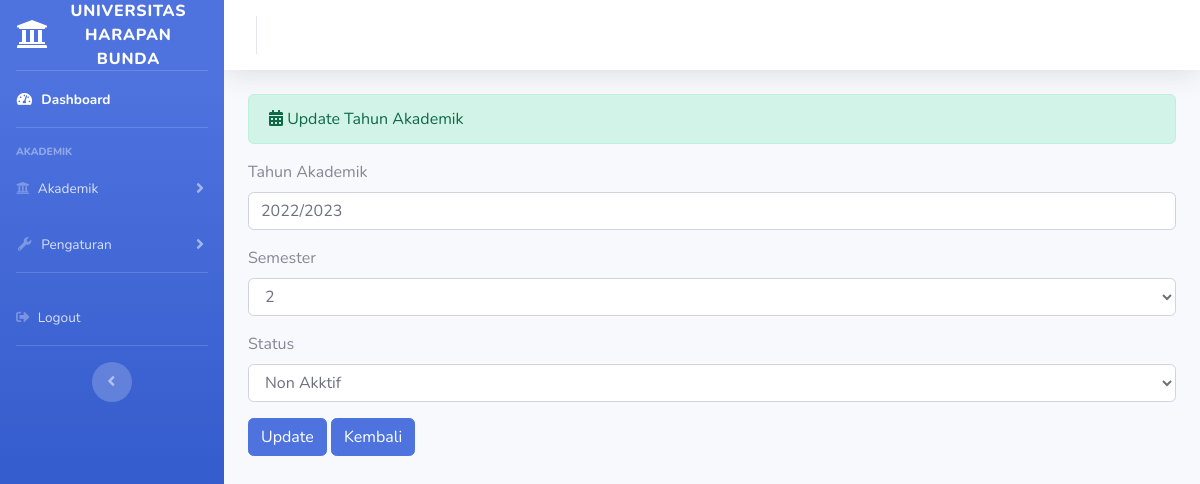
/index.php/administrator/tahun_akademik/update/15, run on an earlier commit of the app's database.
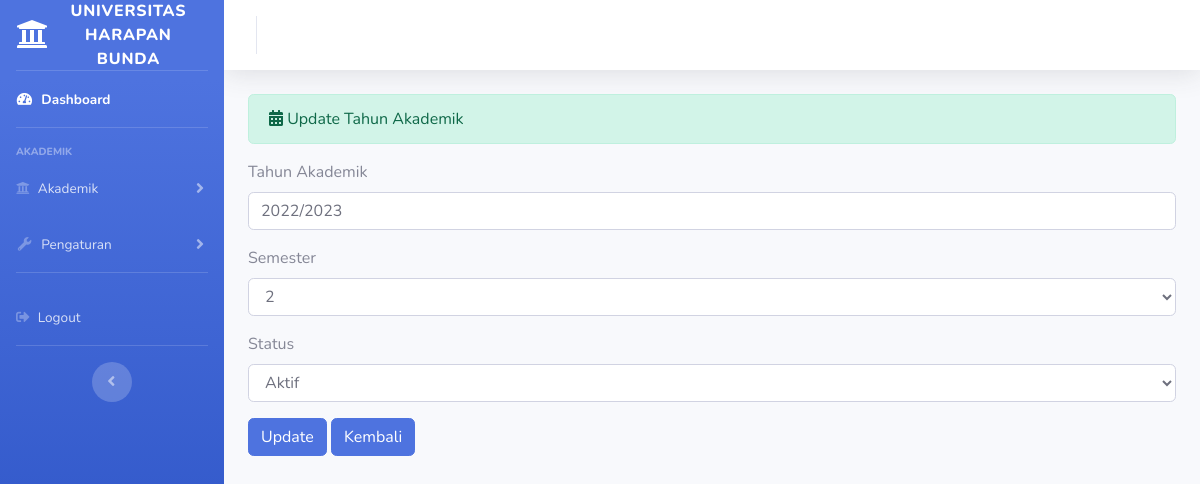
And on a later commit of the database.
### tables this page shows
CREATE TABLE `tahun_akademik` (
  `id_thn_akad` int(11) NOT NULL,
  `tahun_akademik` varchar(50) NOT NULL,
  `semester` enum('1','2') NOT NULL,
  `status` varchar(50) NOT NULL
);

### application/controllers/administrator/tahun_akademik.php (called while the page is built, shortened)
<?php
 class Tahun_akademik extends CI_Controller{
    public function update($id){
        $where = array('id_thn_akad' => $id);
        $data['tahun_akademik'] = $this->tahunakademik_model->edit_data($where,'tahun_akademik')->result();
        $this->load->view('templates_administrator/header');
        $this->load->view('templates_administrator/sidebar');
        $this->load->view('administrator/tahun_akademik_update', $data);
        $this->load->view('templates_administrator/footer');
    }
 }

### index.php (called while the page is built, shortened)
<?php
require_once BASEPATH.'core/CodeIgniter.php';

### application/models/tahunakademik_model.php (called while the page is built, shortened)
<?php
class Tahunakademik_model extends CI_Model{
    public function edit_data($where,$table){
        return $this->db->get_where($table,$where);
    }
 }

### application/views/administrator/tahun_akademik_update.php (the view, shortened to what this page needs)
<div class="container-fluid">
    <div   div class = "alert alert-success" role="alert">
        <i class="fas fa-calendar-alt"></i>  Update Tahun Akademik
    </div>
    <?php foreach($tahun_akademik as $ta):?>
    <form action="<?php echo base_url('administrator/tahun_akademik/update_aksi')?>" method="post">
        <div class="form-group">
            <label for="">Tahun Akademik</label>
            <input type="text" name="tahun_akademik" placeholder="Masukkan Tahun Akademik" class="form-control" value="<?php echo $ta->tahun_akademik?>">
        </div>
        <div class="form-group">
            <label>Semester</label>
                <select name="semester" class="form-control">
                    <option><?php echo $ta->semester?></option>
                </select>
        </div>
        <div class="form-group">
            <label>Status</label>
                <select name="status" class="form-control">
                <option><?php echo $ta->status?></option>
                </select>
        </div>
        <button type="submit" class="btn btn-primary ">Update</button>
        <?php echo anchor('administrator/tahun_akademik','<div class="btn btn-primary">Kembali</div>')?>
    </form>
    <?php endforeach;?>
</div>

What changed in the data, as far as the page shows it:
changed tahun_akademik: status "Non Akktif" → "Aktif"
